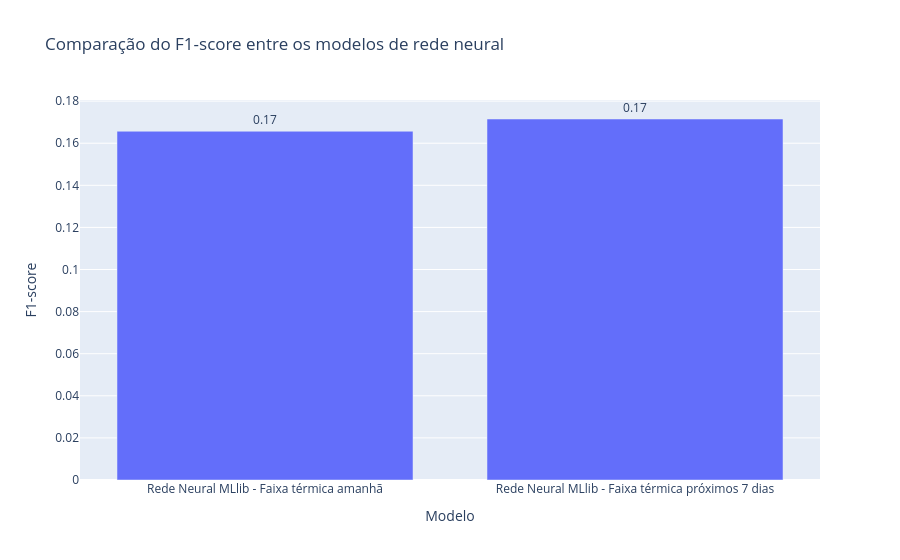

The notebook cell saved with this chart:
### Code cell
metricas_f1_plot_df = spark.sql("""
    SELECT modelo, f1
    FROM metricas_mlp
    ORDER BY modelo
""")

fig = px.bar(
    spark_df_para_dicts(metricas_f1_plot_df),
    x="modelo",
    y="f1",
    text="f1",
    title="Comparação do F1-score entre os modelos de rede neural",
    labels={"modelo": "Modelo", "f1": "F1-score"}
)

fig.update_traces(texttemplate="%{text:.2f}", textposition="outside")
fig.show()

### Figure 1 — Plotly figure (JSON) as saved in the notebook; plotly's stock layout.template omitted (floating-point values rounded to 4 significant figures)
{"data": [{"hovertemplate": "Modelo=%{x}<br>F1-score=%{text}<extra></extra>", "legendgroup": "", "marker": {"color": "#636efa", "pattern": {"shape": ""}}, "name": "", "orientation": "v", "showlegend": false, "text": [0.1657, 0.1715], "textposition": "outside", "texttemplate": "%{text:.2f}", "type": "bar", "x": ["Rede Neural MLlib - Faixa térmica amanhã", "Rede Neural MLlib - Faixa térmica próximos 7 dias"], "xaxis": "x", "y": [0.1657, 0.1715], "yaxis": "y"}], "layout": {"barmode": "relative", "legend": {"tracegroupgap": 0}, "title": {"text": "Comparação do F1-score entre os modelos de rede neural"}, "xaxis": {"anchor": "y", "domain": [0, 1], "title": {"text": "Modelo"}}, "yaxis": {"anchor": "x", "domain": [0, 1], "title": {"text": "F1-score"}}}}
